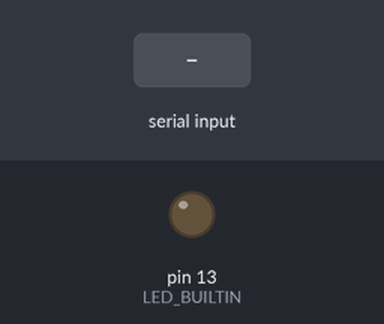
The sketch below on a simulated Arduino Uno, built with avr-gcc and run on an emulated ATmega328P. On the bench: output pins drawn as LEDs (lit = HIGH). The test bench sets the inputs (shaded band). What the sketch prints to the serial monitor is not drawn.

Above: at 1.2 s.
1.3 s: "1" received over Serial
At 1.7 s:
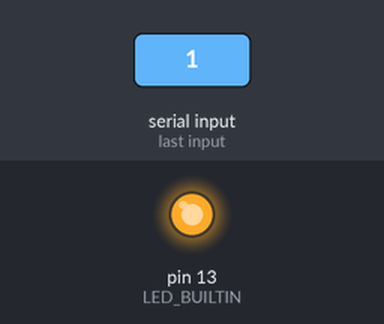
Timing chart, 0 to 4.3 s (numbered marks = the images above; inputs shaded):
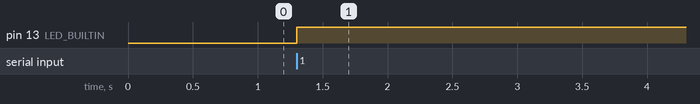

Measured:
- after the input at 1.3 s, pin 13 (LED_BUILTIN): LOW → HIGH at once

The sketch:

ConnectToUnity.ino
```cpp
//pins
int analogPin0 = 0;
int analogPin1 = 1;
int analogPin2 = 2;

//vars
bool didReceive = false;

void setup() {
  pinMode(LED_BUILTIN, OUTPUT);
  digitalWrite(LED_BUILTIN, LOW);
  Serial.begin(57600);

  while (!Serial);
  Serial.println("found serial");
}

void loop() {
  if (didReceive) {
    digitalWrite(LED_BUILTIN, HIGH);
  }
}

void serialEvent() {
      didReceive = true;
}
```
